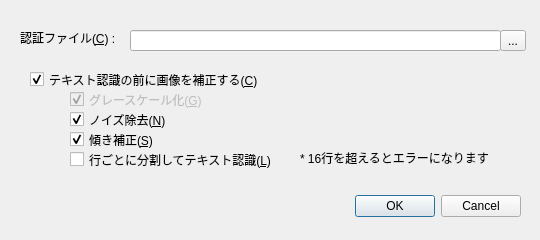
<?xml version="1.0" encoding="UTF-8"?>
<ui version="4.0">
 <class>DetectDialog</class>
 <widget class="QDialog" name="DetectDialog">
  <property name="windowModality">
   <enum>Qt::ApplicationModal</enum>
  </property>
  <property name="geometry">
   <rect>
    <x>0</x>
    <y>0</y>
    <width>540</width>
    <height>240</height>
   </rect>
  </property>
  <property name="minimumSize">
   <size>
    <width>540</width>
    <height>240</height>
   </size>
  </property>
  <property name="maximumSize">
   <size>
    <width>540</width>
    <height>240</height>
   </size>
  </property>
  <property name="windowTitle">
   <string>テキスト認識</string>
  </property>
  <property name="modal">
   <bool>true</bool>
  </property>
  <widget class="QDialogButtonBox" name="buttonBox">
   <property name="geometry">
    <rect>
     <x>180</x>
     <y>190</y>
     <width>341</width>
     <height>32</height>
    </rect>
   </property>
   <property name="orientation">
    <enum>Qt::Horizontal</enum>
   </property>
   <property name="standardButtons">
    <set>QDialogButtonBox::Cancel|QDialogButtonBox::Ok</set>
   </property>
  </widget>
  <widget class="QLabel" name="label">
   <property name="geometry">
    <rect>
     <x>20</x>
     <y>30</y>
     <width>111</width>
     <height>16</height>
    </rect>
   </property>
   <property name="text">
    <string>認証ファイル(&amp;C) :</string>
   </property>
   <property name="buddy">
    <cstring>editCredentialsFilePath</cstring>
   </property>
  </widget>
  <widget class="QLineEdit" name="editCredentialsFilePath">
   <property name="geometry">
    <rect>
     <x>130</x>
     <y>30</y>
     <width>371</width>
     <height>21</height>
    </rect>
   </property>
  </widget>
  <widget class="QToolButton" name="buttonBrowse">
   <property name="geometry">
    <rect>
     <x>500</x>
     <y>30</y>
     <width>26</width>
     <height>21</height>
    </rect>
   </property>
   <property name="text">
    <string>...</string>
   </property>
  </widget>
  <widget class="QCheckBox" name="checkSlantCorrect">
   <property name="geometry">
    <rect>
     <x>70</x>
     <y>130</y>
     <width>181</width>
     <height>19</height>
    </rect>
   </property>
   <property name="text">
    <string>傾き補正(&amp;S)</string>
   </property>
   <property name="checked">
    <bool>true</bool>
   </property>
  </widget>
  <widget class="QCheckBox" name="checkGrayScale">
   <property name="enabled">
    <bool>false</bool>
   </property>
   <property name="geometry">
    <rect>
     <x>70</x>
     <y>90</y>
     <width>181</width>
     <height>19</height>
    </rect>
   </property>
   <property name="text">
    <string>グレースケール化(&amp;G)</string>
   </property>
   <property name="checked">
    <bool>true</bool>
   </property>
  </widget>
  <widget class="QCheckBox" name="checkDetectLines">
   <property name="geometry">
    <rect>
     <x>70</x>
     <y>150</y>
     <width>261</width>
     <height>19</height>
    </rect>
   </property>
   <property name="text">
    <string>行ごとに分割してテキスト認識(&amp;L)</string>
   </property>
   <property name="checked">
    <bool>false</bool>
   </property>
  </widget>
  <widget class="QCheckBox" name="checkDenoise">
   <property name="geometry">
    <rect>
     <x>70</x>
     <y>110</y>
     <width>181</width>
     <height>19</height>
    </rect>
   </property>
   <property name="text">
    <string>ノイズ除去(&amp;N)</string>
   </property>
   <property name="checked">
    <bool>true</bool>
   </property>
  </widget>
  <widget class="QCheckBox" name="checkImageCollect">
   <property name="geometry">
    <rect>
     <x>30</x>
     <y>70</y>
     <width>311</width>
     <height>19</height>
    </rect>
   </property>
   <property name="text">
    <string>テキスト認識の前に画像を補正する(&amp;C)</string>
   </property>
   <property name="checked">
    <bool>true</bool>
   </property>
  </widget>
  <widget class="QLabel" name="label_2">
   <property name="geometry">
    <rect>
     <x>300</x>
     <y>150</y>
     <width>241</width>
     <height>16</height>
    </rect>
   </property>
   <property name="text">
    <string>* 16行を超えるとエラーになります</string>
   </property>
  </widget>
 </widget>
 <tabstops>
  <tabstop>editCredentialsFilePath</tabstop>
  <tabstop>buttonBrowse</tabstop>
 </tabstops>
 <resources/>
 <connections>
  <connection>
   <sender>buttonBox</sender>
   <signal>accepted()</signal>
   <receiver>DetectDialog</receiver>
   <slot>accept()</slot>
   <hints>
    <hint type="sourcelabel">
     <x>248</x>
     <y>254</y>
    </hint>
    <hint type="destinationlabel">
     <x>157</x>
     <y>274</y>
    </hint>
   </hints>
  </connection>
  <connection>
   <sender>buttonBox</sender>
   <signal>rejected()</signal>
   <receiver>DetectDialog</receiver>
   <slot>reject()</slot>
   <hints>
    <hint type="sourcelabel">
     <x>316</x>
     <y>260</y>
    </hint>
    <hint type="destinationlabel">
     <x>286</x>
     <y>274</y>
    </hint>
   </hints>
  </connection>
 </connections>
</ui>
